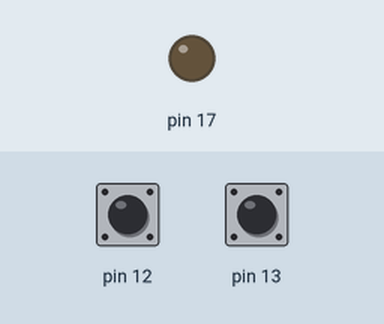
Recording of a sketch running on a simulated Arduino Uno, built with avr-gcc and run on an emulated ATmega328P. Shown: output pins drawn as LEDs (lit = HIGH). Dashed ring = blinking. The test bench sets the inputs (shaded band); at power-on: pin 12 HIGH, pin 13 HIGH.

Above: at 0.8 s.
0.9 s: pin 12 pulled LOW for 0.15 s
At 1.0 s:
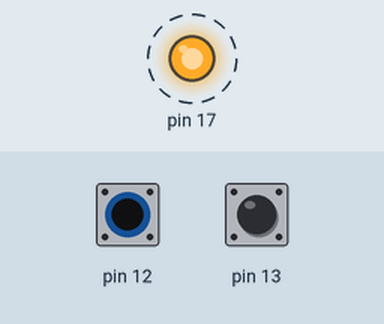
3.9 s: pin 12 pulled LOW for 1 s
At 6.6 s:
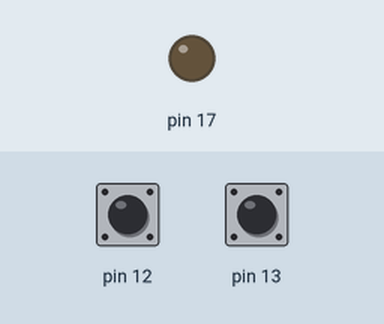
6.9 s: pin 12 pulled LOW for 3.2 s
At 7.0 s:
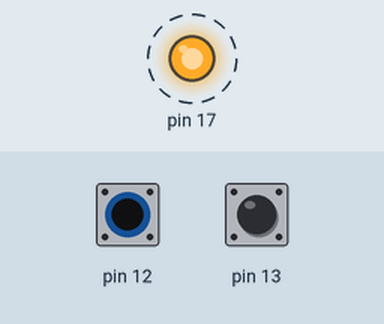
Timing chart, 0 to 12.2 s (numbered marks = the images above; inputs shaded):
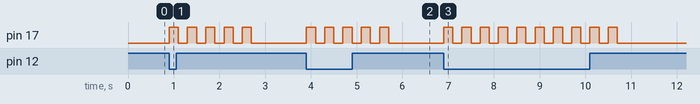

The sketch:

LEDandSwitches.ino
```cpp
#define F_CPU 16000000L
#include <avr/io.h>
#include <util/delay.h>
int main(void)
{
  DDRC|=(1<<3);
  DDRB&=~(1<<4);
  PORTB|=(1<<3);
  DDRB&=~(1<<5);
  PORTB|=(1<<4);
  while(1){
    if(!(PINB&(1<<4))){
      for (int i=0;i<5;i++){
        PORTC |= (1<<3);
        _delay_ms(200);
        PORTC &= ~(1<<3);
        _delay_ms(200);
      }
    }
    if(!(PINB&(1<<5))){
    for (int i=0;i<5;i++){
      PORTC |= (1<<3);
      _delay_ms(600);
      PORTC &= ~(1<<3);
      _delay_ms(600);
      }
    }
  }
}
/*Using an Arduino UNO or Arduino Nano, a breadboard, an LED, and two switches, write a program that produces the functionality described below.

You may not use Arduino functions like pinMode, digitalWrite, digitalRead, etc...

If switch one is pressed, the LED will blink fast 5 times (on for 200 milliseconds and off for 200 milliseconds).
If switch two is pressed, the LED will blink slow 5 times (on for 600 milliseconds and off for 600 milliseconds).*/
```

Measured:
- after the input at 0.9 s, pin 17: alternates HIGH for 0.20 s and LOW for 0.20 s, 10 changes in all, then stays LOW, starting at once
- after the input at 3.9 s, pin 17: alternates HIGH for 0.20 s and LOW for 0.20 s, 10 changes in all, then stays LOW, starting at once
- after the input at 6.9 s, pin 17: alternates HIGH for 0.20 s and LOW for 0.20 s, 20 changes in all, then stays LOW, starting at once
